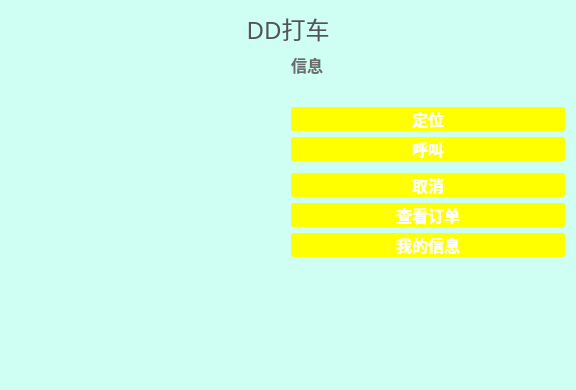
<?xml version="1.0" encoding="UTF-8"?>
<ui version="4.0">
 <class>CallWidget</class>
 <widget class="QWidget" name="CallWidget">
  <property name="geometry">
   <rect>
    <x>0</x>
    <y>0</y>
    <width>576</width>
    <height>390</height>
   </rect>
  </property>
  <property name="sizePolicy">
   <sizepolicy hsizetype="Fixed" vsizetype="Fixed">
    <horstretch>0</horstretch>
    <verstretch>0</verstretch>
   </sizepolicy>
  </property>
  <property name="minimumSize">
   <size>
    <width>576</width>
    <height>390</height>
   </size>
  </property>
  <property name="maximumSize">
   <size>
    <width>1000</width>
    <height>1000</height>
   </size>
  </property>
  <property name="palette">
   <palette>
    <active>
     <colorrole role="Base">
      <brush brushstyle="SolidPattern">
       <color alpha="255">
        <red>255</red>
        <green>255</green>
        <blue>255</blue>
       </color>
      </brush>
     </colorrole>
     <colorrole role="Window">
      <brush brushstyle="SolidPattern">
       <color alpha="255">
        <red>207</red>
        <green>255</green>
        <blue>242</blue>
       </color>
      </brush>
     </colorrole>
    </active>
    <inactive>
     <colorrole role="Base">
      <brush brushstyle="SolidPattern">
       <color alpha="255">
        <red>255</red>
        <green>255</green>
        <blue>255</blue>
       </color>
      </brush>
     </colorrole>
     <colorrole role="Window">
      <brush brushstyle="SolidPattern">
       <color alpha="255">
        <red>207</red>
        <green>255</green>
        <blue>242</blue>
       </color>
      </brush>
     </colorrole>
    </inactive>
    <disabled>
     <colorrole role="Base">
      <brush brushstyle="SolidPattern">
       <color alpha="255">
        <red>207</red>
        <green>255</green>
        <blue>242</blue>
       </color>
      </brush>
     </colorrole>
     <colorrole role="Window">
      <brush brushstyle="SolidPattern">
       <color alpha="255">
        <red>207</red>
        <green>255</green>
        <blue>242</blue>
       </color>
      </brush>
     </colorrole>
    </disabled>
   </palette>
  </property>
  <property name="windowTitle">
   <string>Form</string>
  </property>
  <property name="autoFillBackground">
   <bool>true</bool>
  </property>
  <layout class="QGridLayout" name="gridLayout">
   <item row="5" column="0" rowspan="2" colspan="2">
    <widget class="QLabel" name="label_state">
     <property name="palette">
      <palette>
       <active>
        <colorrole role="WindowText">
         <brush brushstyle="SolidPattern">
          <color alpha="255">
           <red>108</red>
           <green>108</green>
           <blue>108</blue>
          </color>
         </brush>
        </colorrole>
       </active>
       <inactive>
        <colorrole role="WindowText">
         <brush brushstyle="SolidPattern">
          <color alpha="255">
           <red>108</red>
           <green>108</green>
           <blue>108</blue>
          </color>
         </brush>
        </colorrole>
       </inactive>
       <disabled>
        <colorrole role="WindowText">
         <brush brushstyle="SolidPattern">
          <color alpha="255">
           <red>120</red>
           <green>120</green>
           <blue>120</blue>
          </color>
         </brush>
        </colorrole>
       </disabled>
      </palette>
     </property>
     <property name="font">
      <font>
       <family>微软雅黑</family>
      </font>
     </property>
     <property name="text">
      <string/>
     </property>
    </widget>
   </item>
   <item row="6" column="1">
    <widget class="QPushButton" name="pushButton_cancel">
     <property name="font">
      <font>
       <family>微软雅黑</family>
       <pointsize>12</pointsize>
       <weight>75</weight>
       <bold>true</bold>
      </font>
     </property>
     <property name="styleSheet">
      <string notr="true">QPushButton {  background-color: rgb(255, 255, 0);color: rgb(255, 255, 255); border-radius: 3px; border-color: rgb(127, 127, 127); } QPushButton:hover { background-color: rgb(255, 255, 255);color: rgb(255, 255, 0);}
</string>
     </property>
     <property name="text">
      <string>取消</string>
     </property>
    </widget>
   </item>
   <item row="3" column="1">
    <widget class="QPushButton" name="pushButton_loc">
     <property name="sizePolicy">
      <sizepolicy hsizetype="Minimum" vsizetype="Fixed">
       <horstretch>0</horstretch>
       <verstretch>0</verstretch>
      </sizepolicy>
     </property>
     <property name="font">
      <font>
       <family>微软雅黑</family>
       <pointsize>12</pointsize>
       <weight>75</weight>
       <bold>true</bold>
      </font>
     </property>
     <property name="cursor">
      <cursorShape>PointingHandCursor</cursorShape>
     </property>
     <property name="styleSheet">
      <string notr="true">QPushButton {  background-color: rgb(255, 255, 0);color: rgb(255, 255, 255); border-radius: 3px; border-color: rgb(127, 127, 127); } QPushButton:hover { background-color: rgb(255, 255, 255);color: rgb(255, 255, 0);}
</string>
     </property>
     <property name="text">
      <string>定位</string>
     </property>
    </widget>
   </item>
   <item row="4" column="1">
    <widget class="QPushButton" name="pushButton_call">
     <property name="font">
      <font>
       <family>微软雅黑</family>
       <pointsize>12</pointsize>
       <weight>75</weight>
       <bold>true</bold>
      </font>
     </property>
     <property name="styleSheet">
      <string notr="true">QPushButton {  background-color: rgb(255, 255, 0);color: rgb(255, 255, 255); border-radius: 3px; border-color: rgb(127, 127, 127); } QPushButton:hover { background-color: rgb(255, 255, 255);color: rgb(255, 255, 0);}
</string>
     </property>
     <property name="text">
      <string>呼叫</string>
     </property>
    </widget>
   </item>
   <item row="8" column="1">
    <widget class="QPushButton" name="pushButton_info">
     <property name="font">
      <font>
       <family>微软雅黑</family>
       <pointsize>12</pointsize>
       <weight>75</weight>
       <bold>true</bold>
      </font>
     </property>
     <property name="styleSheet">
      <string notr="true">QPushButton {  background-color: rgb(255, 255, 0);color: rgb(255, 255, 255); border-radius: 3px; border-color: rgb(127, 127, 127); } QPushButton:hover { background-color: rgb(255, 255, 255);color: rgb(255, 255, 0);}
</string>
     </property>
     <property name="text">
      <string>我的信息</string>
     </property>
    </widget>
   </item>
   <item row="7" column="1">
    <widget class="QPushButton" name="pushButton_order">
     <property name="font">
      <font>
       <family>微软雅黑</family>
       <pointsize>12</pointsize>
       <weight>75</weight>
       <bold>true</bold>
      </font>
     </property>
     <property name="styleSheet">
      <string notr="true">QPushButton {  background-color: rgb(255, 255, 0);color: rgb(255, 255, 255); border-radius: 3px; border-color: rgb(127, 127, 127); } QPushButton:hover { background-color: rgb(255, 255, 255);color: rgb(255, 255, 0);}
</string>
     </property>
     <property name="text">
      <string>查看订单</string>
     </property>
    </widget>
   </item>
   <item row="9" column="0" colspan="2">
    <spacer name="verticalSpacer">
     <property name="orientation">
      <enum>Qt::Vertical</enum>
     </property>
     <property name="sizeHint" stdset="0">
      <size>
       <width>20</width>
       <height>40</height>
      </size>
     </property>
    </spacer>
   </item>
   <item row="0" column="0" colspan="2">
    <widget class="QLabel" name="label_DD">
     <property name="sizePolicy">
      <sizepolicy hsizetype="Preferred" vsizetype="Preferred">
       <horstretch>0</horstretch>
       <verstretch>0</verstretch>
      </sizepolicy>
     </property>
     <property name="font">
      <font>
       <family>华文行楷</family>
       <pointsize>18</pointsize>
      </font>
     </property>
     <property name="styleSheet">
      <string notr="true">color: rgb(84, 84, 84);</string>
     </property>
     <property name="text">
      <string>DD打车</string>
     </property>
     <property name="alignment">
      <set>Qt::AlignCenter</set>
     </property>
    </widget>
   </item>
   <item row="1" column="1">
    <widget class="QLabel" name="label_2">
     <property name="palette">
      <palette>
       <active>
        <colorrole role="WindowText">
         <brush brushstyle="SolidPattern">
          <color alpha="255">
           <red>108</red>
           <green>108</green>
           <blue>108</blue>
          </color>
         </brush>
        </colorrole>
       </active>
       <inactive>
        <colorrole role="WindowText">
         <brush brushstyle="SolidPattern">
          <color alpha="255">
           <red>108</red>
           <green>108</green>
           <blue>108</blue>
          </color>
         </brush>
        </colorrole>
       </inactive>
       <disabled>
        <colorrole role="WindowText">
         <brush brushstyle="SolidPattern">
          <color alpha="255">
           <red>120</red>
           <green>120</green>
           <blue>120</blue>
          </color>
         </brush>
        </colorrole>
       </disabled>
      </palette>
     </property>
     <property name="font">
      <font>
       <family>微软雅黑</family>
       <pointsize>12</pointsize>
       <weight>75</weight>
       <bold>true</bold>
      </font>
     </property>
     <property name="text">
      <string>信息</string>
     </property>
    </widget>
   </item>
   <item row="2" column="1">
    <widget class="QLabel" name="label_info">
     <property name="font">
      <font>
       <family>微软雅黑</family>
       <pointsize>10</pointsize>
       <weight>50</weight>
       <bold>false</bold>
      </font>
     </property>
     <property name="text">
      <string/>
     </property>
     <property name="alignment">
      <set>Qt::AlignLeading|Qt::AlignLeft|Qt::AlignTop</set>
     </property>
    </widget>
   </item>
  </layout>
 </widget>
 <resources/>
 <connections/>
</ui>
